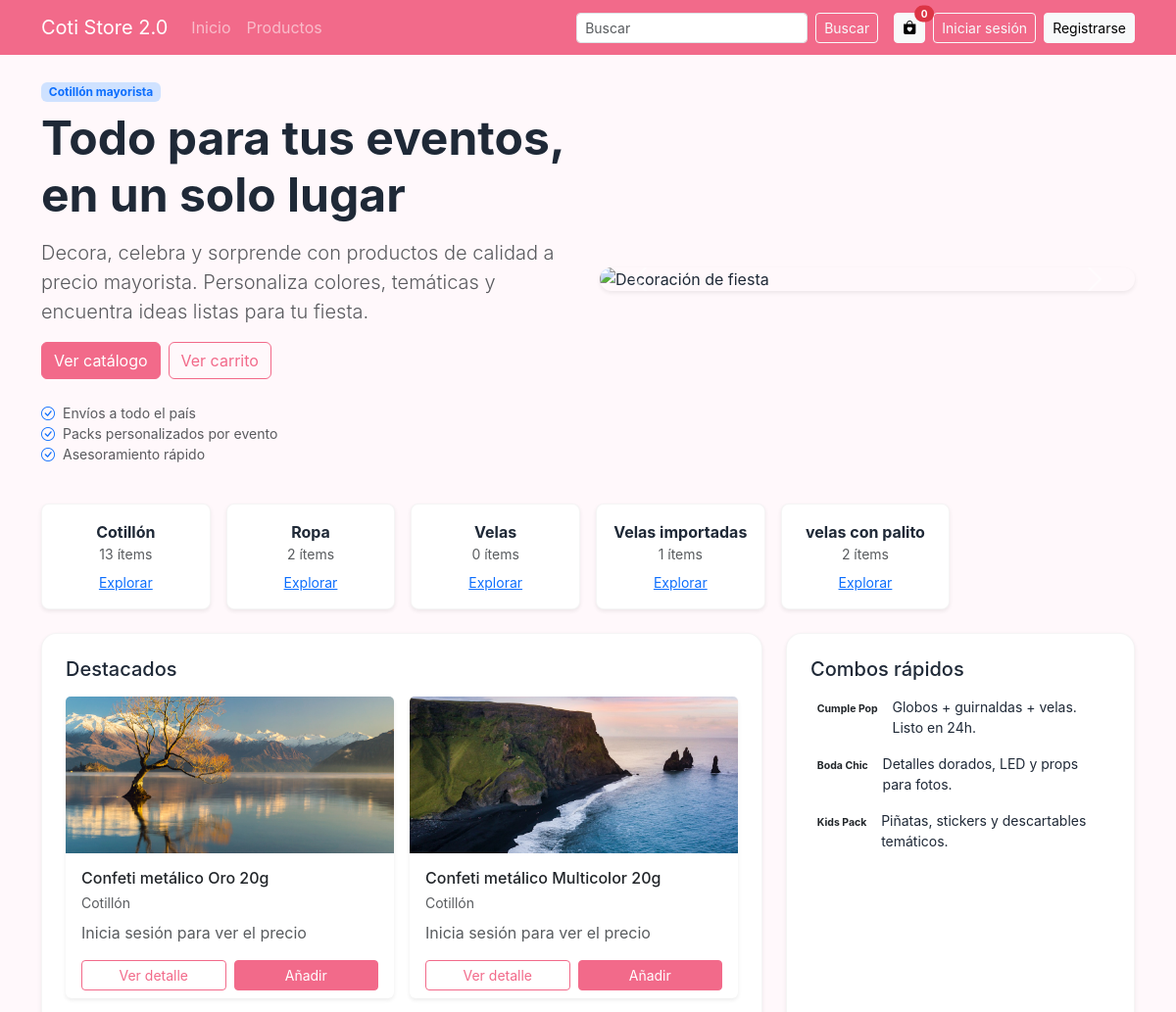
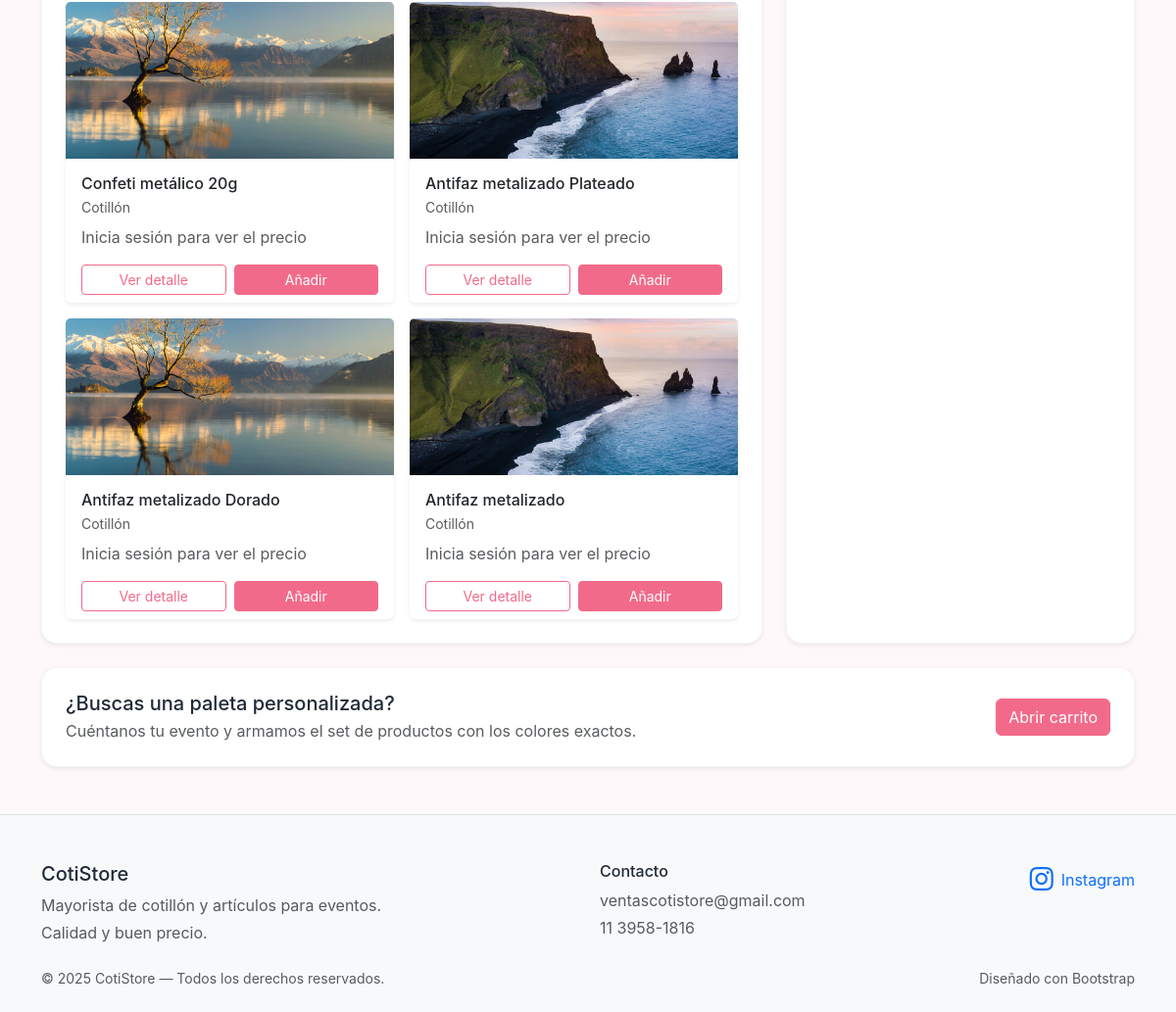
The page / on the database its author committed (2 pictures, top to bottom).
### products/models.py (models this page shows, shortened)
class Category(models.Model):
    nombre = models.CharField(max_length=100, unique=True)
    slug = models.SlugField(max_length=110, unique=True, blank=True)
    descripcion = models.TextField(blank=True)
    parent = models.ForeignKey(
        "self",
        on_delete=models.SET_NULL,
        null=True,
        blank=True,
        related_name="children"
    )
    class Meta:
        ordering = ["nombre"]
        verbose_name = "Categoría"
        verbose_name_plural = "Categorías"
    def __str__(self):
        return self.nombre

class Product(models.Model):
    user = models.ForeignKey(settings.AUTH_USER_MODEL, on_delete=models.CASCADE, related_name="products")
    categoria = models.ForeignKey(Category, on_delete=models.SET_NULL, null=True, blank=True, related_name="products")
    nombre = models.CharField(max_length=100)
    slug = models.SlugField(max_length=120, unique=True, blank=True)
    precio = models.DecimalField(max_digits=10, decimal_places=2)
    descripcion = models.TextField(blank=True)
    imagen = models.ImageField(upload_to="products/", blank=True, null=True)
    stock = models.PositiveIntegerField(default=0)
    activo = models.BooleanField(default=True)
    creado_en = models.DateTimeField(auto_now_add=True)
    class Meta:
        ordering = ["-creado_en"]

### products/views.py (the view)
# urls.py: path("", product_views.StoreHomeView.as_view(), name="home"),
class StoreHomeView(generic.TemplateView):
    template_name = "store/home.html"
    def get_context_data(self, **kwargs):
        ctx = super().get_context_data(**kwargs)
        ctx["destacados"] = Product.objects.filter(activo=True).select_related("categoria")[:6]
        ctx["categorias"] = Category.objects.all()
        return ctx

### templates/store/home.html (shortened to what this page needs)
{% extends "base.html" %}
{% block content %}
<div class="row align-items-center g-4 mb-4">
  <div class="col-lg-6">
    <span class="badge bg-primary-subtle text-primary mb-2">Cotillón mayorista</span>
    <h1 class="display-5 fw-bold mb-3">Todo para tus eventos, en un solo lugar</h1>
    <p class="lead text-muted">Decora, celebra y sorprende con productos de calidad a precio mayorista. Personaliza colores, temáticas y encuentra ideas listas para tu fiesta.</p>
    <div class="d-flex flex-wrap gap-2 mt-3">
      <a class="btn btn-primary" href="{% url 'catalogo' %}">Ver catálogo</a>
      <button class="btn btn-outline-primary" data-bs-toggle="offcanvas" data-bs-target="#offcanvasScrolling">Ver carrito</button>
    </div>
    <ul class="list-unstyled mt-4 text-muted small">
      <li class="d-flex align-items-center gap-2"><i class="bi bi-check-circle text-primary"></i> Envíos a todo el país</li>
      <li class="d-flex align-items-center gap-2"><i class="bi bi-check-circle text-primary"></i> Packs personalizados por evento</li>
      <li class="d-flex align-items-center gap-2"><i class="bi bi-check-circle text-primary"></i> Asesoramiento rápido</li>
    </ul>
  </div>
  <div class="col-lg-6">
    <div id="heroCarousel" class="carousel slide shadow-sm rounded-4 overflow-hidden">
      <div class="carousel-inner">
        <div class="carousel-item active">
          <img src="https://images.unsplash.com/photo-1545239351-1141bd82e8a6?auto=format&fit=crop&w=1200&q=80" class="d-block w-100" alt="Decoración de fiesta" style="object-fit:cover; max-height:360px;">
          <div class="carousel-caption d-none d-md-block">
          </div>
        </div>
      </div>
      <button class="carousel-control-prev" type="button" data-bs-target="#heroCarousel" data-bs-slide="prev">
        <span class="carousel-control-prev-icon" aria-hidden="true"></span>
      </button>
      <button class="carousel-control-next" type="button" data-bs-target="#heroCarousel" data-bs-slide="next">
        <span class="carousel-control-next-icon" aria-hidden="true"></span>
      </button>
    </div>
  </div>
</div>
<div class="row g-3 mb-4">
  {% for cat in categorias|slice:":6" %}
    <div class="col-6 col-md-4 col-lg-2">
      <div class="p-3 text-center section-light rounded-3 shadow-sm h-100">
        <div class="fw-bold">{{ cat.nombre }}</div>
        <div class="text-muted small">{{ cat.products.count }} ítems</div>
        <a class="small d-block mt-2" href="{% url 'catalogo' %}?categoria={{ cat.slug }}">Explorar</a>
      </div>
    </div>
  {% empty %}
    <p class="text-muted">Agrega categorías desde el admin para mostrarlas aquí.</p>
  {% endfor %}
</div>
<div class="row g-4 mb-4">
  <div class="col-lg-8">
    <div class="p-4 section-light rounded-4 shadow-sm h-100">
      <h5 class="mb-3">Destacados</h5>
      <div class="row g-3">
        {% for p in destacados %}
          <div class="col-sm-6">
            <div class="card h-100 border-0 shadow-sm">
              {% if p.imagen %}
                <img src="{{ p.imagen.url }}" class="card-img-top" style="object-fit:cover; height:160px;" alt="{{ p.nombre }}">
              {% else %}
                <div class="bg-light d-flex align-items-center justify-content-center" style="height:160px;">Sin imagen</div>
              {% endif %}
              <div class="card-body">
                <h6 class="card-title mb-1">{{ p.nombre }}</h6>
                <p class="text-muted small mb-2">{{ p.categoria }}</p>
                {% if user.is_authenticated %}
                  <p class="fw-bold mb-0">${{ p.precio }}</p>
                {% else %}
                  <p class="text-muted mb-0">Inicia sesión para ver el precio</p>
                {% endif %}
              </div>
              <div class="card-footer bg-transparent border-0 pt-0">
                <div class="d-flex gap-2">
                  <a class="btn btn-sm btn-outline-primary w-100" href="{% url 'product-detail' p.pk %}">Ver detalle</a>
                  <button
                    class="btn btn-sm btn-primary w-100"
                    type="button"
                    data-add-to-cart
                    data-id="{{ p.id }}"
                    data-nombre="{{ p.nombre }}"
                    data-precio="{{ p.precio|floatformat:'2'|default:'0' }}"
                    data-imagen="{% if p.imagen %}{{ p.imagen.url }}{% else %}https://via.placeholder.com/120?text=Producto{% endif %}"
                    data-bs-toggle="offcanvas"
                    data-bs-target="#offcanvasScrolling"
                  >
                    Añadir
                  </button>
                </div>
              </div>
            </div>
          </div>
        {% empty %}
          <p class="text-muted">Aún no hay productos.</p>
        {% endfor %}
      </div>
    </div>
  </div>
  <div class="col-lg-4">
    <div class="p-4 section-light rounded-4 shadow-sm h-100">
      <h5 class="mb-3">Combos rápidos</h5>
      <ul class="list-unstyled mb-0 small">
        <li class="mb-3 d-flex gap-2">
          <div class="badge bg-accent text-dark mt-1">Cumple Pop</div>
          <div>Globos + guirnaldas + velas. Listo en 24h.</div>
        </li>
        <li class="mb-3 d-flex gap-2">
          <div class="badge bg-accent text-dark mt-1">Boda Chic</div>
          <div>Detalles dorados, LED y props para fotos.</div>
        </li>
        <li class="d-flex gap-2">
          <div class="badge bg-accent text-dark mt-1">Kids Pack</div>
          <div>Piñatas, stickers y descartables temáticos.</div>
        </li>
      </ul>
    </div>
  </div>
</div>
<div class="p-4 section-light rounded-4 shadow-sm mb-4">
  <div class="row g-3 align-items-center">
    <div class="col-md-8">
      <h5 class="mb-1">¿Buscas una paleta personalizada?</h5>
      <p class="text-muted mb-0">Cuéntanos tu evento y armamos el set de productos con los colores exactos.</p>
    </div>
    <div class="col-md-4 text-md-end">
      <button class="btn btn-primary" data-bs-toggle="offcanvas" data-bs-target="#offcanvasScrolling">Abrir carrito</button>
    </div>
  </div>
</div>
{% endblock %}

### rows shown on the page
Category: nombre "Cotillón", products.count "13"
Category: nombre "Ropa", products.count "2"
Category: nombre "Velas", products.count "0"
Category: nombre "Velas importadas", products.count "1"
Category: nombre "velas con palito", products.count "2"
Product: imagen (picture), nombre "Confeti metálico Oro 20g", categoria "Cotillón"
Product: imagen (picture), nombre "Confeti metálico Multicolor 20g", categoria "Cotillón"
Product: imagen (picture), nombre "Confeti metálico 20g", categoria "Cotillón"
Product: imagen (picture), nombre "Antifaz metalizado Plateado", categoria "Cotillón"
Product: imagen (picture), nombre "Antifaz metalizado Dorado", categoria "Cotillón"
Product: imagen (picture), nombre "Antifaz metalizado", categoria "Cotillón"
